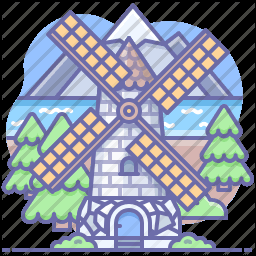
#> input picture 大二上/Python/OpenCV/material/imgExample.png, 256 x 256 px
$ python imageBasicOperations.py
#> lines starting #> are read from the running program, lines starting #| are printed output that depends on the picture
import cv2 as cv  # opencv读取的图像是BGR格式 cv2则是opencv的库
import matplotlib.pyplot as plt  # 绘图展示的库
import numpy as np  # 基本的数值计算数据包

# 数据读取-图像
'''
cv2.IMREAD_ COLOR:彩色图像
cv2.IMREAD_ GRAYSCALE:灰度图像
'''

img = cv.imread("material/imgExample.png")  # 读取指定路径下的图像
#> img is the input picture: shape (256, 256, 3); mean B, G, R 144.2, 129.2, 121.1
cv.imshow('image_show', img)  # 创建一个名为"image_show"的窗口,来展示img图片
cv.waitKey(0)  # 等待时间,毫秒级,0表示按任意键终止
cv.destroyAllWindows()


def cv_show(name, img):  # 可以定义一个绘图的函数
    cv.imshow('image_show', img)  # 创建一个名为"image_show"的窗口,来展示img图片
    cv.waitKey(0)  # 等待时间,毫秒级,0表示按任意键终止
    cv.destroyAllWindows()


img = cv.imread("material/imgExample.png", cv.IMREAD_GRAYSCALE)  # cv.IMREAD_GRAYSCALE表示灰度图像
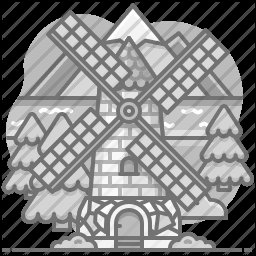
#> img: shape (256, 256); min 0, max 255, mean 128
cv_show("show", img)
# cv.imwrite("material/imgExample2.png", img)  # 将img图片保存到指定路径下


# 数据读取-视频
'''
cv2.VideoCapture可以捕获摄像头,用数字来控制不同的设备,例如0,1
如果是视频文件,直接指定好路径即可
'''
#> (the run stopped early here; a loop or call above may not have finished)
